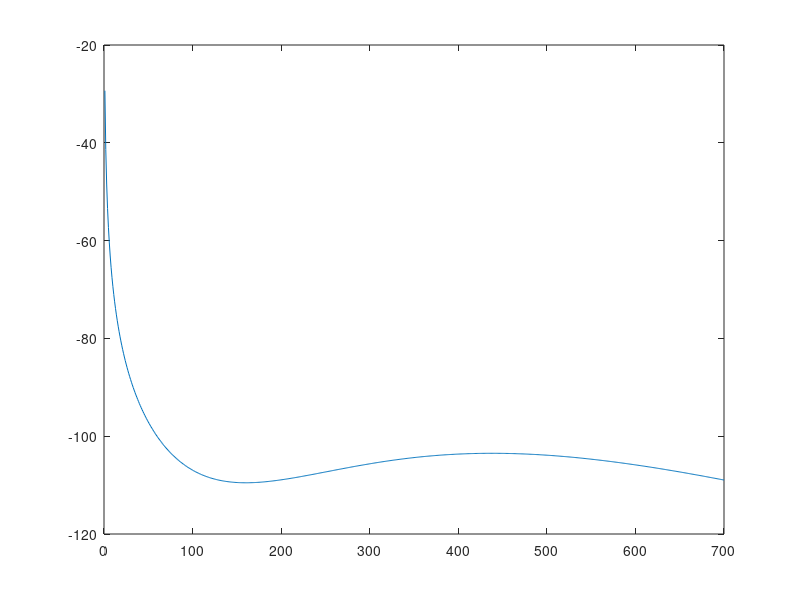

Here is the MATLAB script that generated this plot:
clear all
close all
clc

% inputs

%frequency
f = 5.8e9; %Hz
x = linspace(-100,-50,100);
% distance between reader and tag
r = 700; %m

% miniumum required power at the receiver
Prmin = -110; %dBm

% minimum required SNR
SNRmin = 10; %dB

% noise figure
NF = 2; %dB

%Bandwidth of the receiver
BW = 1e6; %1 Hz

% Receiver Noise power
Pn = -111; %dBm

% Processing gain
Gpr = 10; %dB

%%

%Sensitivity of Receiver Calculation
N = 60;
% Transmitted power ranges
PT = linspace(-20, 30, N); %dBm
% Transmitting antenna gain
Gtx = linspace(1.76, 35, N); %dBi
% Receiving antenna gain
Gt = linspace(1.8, 13.07, N); %dBi

%%
%gain of the reflection amplifier fitted to the experimental results

% p1 =      0.9694;
% p2 =       2.946;
% p3 =       -3.38;
% p4 =      -16.22;
% p5 =        24.2;
p1 =    0.001327;%  (-0.008781, 0.01144)
p2 =      0.3925;%  (-2.5, 3.285)
p3 =       43.28;%  (-266.4, 353)
p4 =        2107;%  (-1.26e+04, 1.681e+04)
p5 =   3.821e+04;%  (-2.232e+05, 2.996e+05)
a1 =       34.63;%  (31.84, 42.52)
b1 =      -78.24;%  (-79.86, -74.42)
c1 =       93.67;%  (7.169, 13.86)
Gqtr = @(x) a1*exp(-((x-b1).^2/c1))+4; % x is incident tag power in dBm

% plot(x,Gqtr(x))
%%
temp_result = zeros(N^4,5);
lambda = 3e8/(f);%m
path = 10*log10((lambda./(4*pi.*r)).^2);
count = 1;
possible_rows = zeros(N^4,1);
for a = 1:length(PT)
    for b = 1:length(Gtx)
        for d = 1:length(Gt)
            Ptag = PT(a) + Gtx(b) + Gt(d) + path;
            G_tag = Gqtr(Ptag);
            P_backscattered = Ptag + G_tag + Gt(d) + Gtx(b) + path;
            index = (N^2*a-N^2) + (N*b-N)  + d;
            temp_result(index,3) = Gt(d);
            temp_result(index,2) = Gtx(b);
            temp_result(index,1) = PT(a);
            temp_result(index,4) = P_backscattered;
            temp_result(index,5) = Ptag;
            
            if((Ptag > -80 && Ptag < -60) && (P_backscattered > Prmin))
                possible_rows(count) = index;
                count = count + 1;
            end
        end
    end
end
possible_rows = possible_rows(possible_rows~=0);
result = zeros(length(possible_rows),5);
for a = 1:(length(possible_rows))
    result(a,:) = temp_result( possible_rows(a)   ,:);
end

[a,min_tag_row] = min(result(:,3));
min_Gtag_indices = find(result(:,3) == min(result(:,3)));
min_Gtag_results = zeros(length(min_Gtag_indices),5);
for a = 1:length(min_Gtag_indices)
    min_Gtag_results(a,:) = result(min_Gtag_indices(a),:);
end

%%
%Test for lower Distances
a = 1;
Pt = min_Gtag_results(a,1); Gtx = min_Gtag_results(a,2); Gt = min_Gtag_results(a,3);
r2 = 1:r;
path_test = 10*log10((lambda./(4*pi.*r2)).^2);
Ptag_test = Pt + Gtx + Gt + path_test;
Pr_test = Ptag_test + Gt + Gtx + path_test + Gqtr(Ptag_test);
plot(r2,Pr_test)

%TAKE 1



